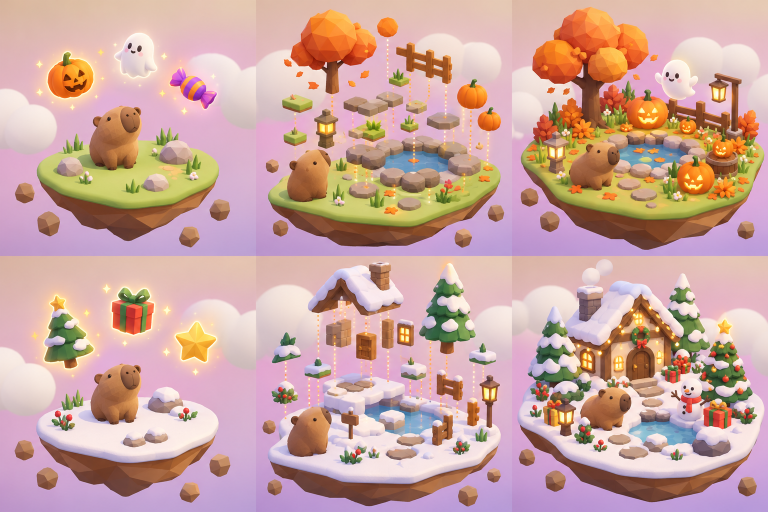
#> input picture art/fuzzy-lowpoly-create.png, 1536 x 1024 px, found by its file name (shown at 1/2 size)
$ python animate_fuzzy.py
#> lines starting #> are read from the running program, lines starting #| are printed output that depends on the picture
import sys, math
from pathlib import Path
sys.path.insert(0,'work/video-deps')
from PIL import Image,ImageDraw,ImageFont
import imageio_ffmpeg
W,H=1280,720;FPS=15;OUT='outputs/05-Fuzzy-Animated-Concept-Demo.mp4'
BG='#FFF6EC';INK='#4A3426';MUT='#8A6A55';ACC='#AE5948'
fontdir='/System/Library/Fonts/Supplemental/'
def font(s,b=False):return ImageFont.truetype(fontdir+('Arial Rounded Bold.ttf' if b else 'Arial.ttf'),s)
F={s:font(s) for s in [16,18,20,22,24,28,32]};B={s:font(s,True) for s in [18,20,24,32,42,50]}
sheets=[Image.open('outputs/fuzzy-lowpoly-create.png').convert('RGB'),Image.open('outputs/fuzzy-lowpoly-send.png').convert('RGB'),Image.open('outputs/fuzzy-lowpoly-keep.png').convert('RGB')]
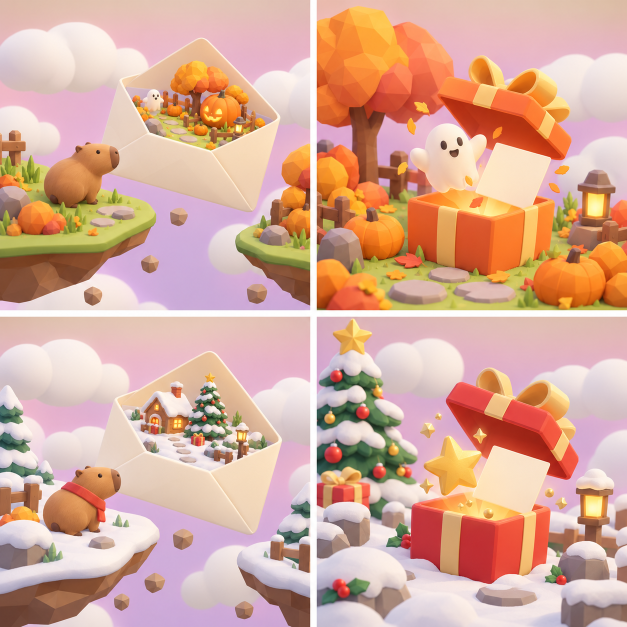
#> input picture art/fuzzy-lowpoly-send.png, 1254 x 1254 px, found by its file name (shown at 1/2 size)
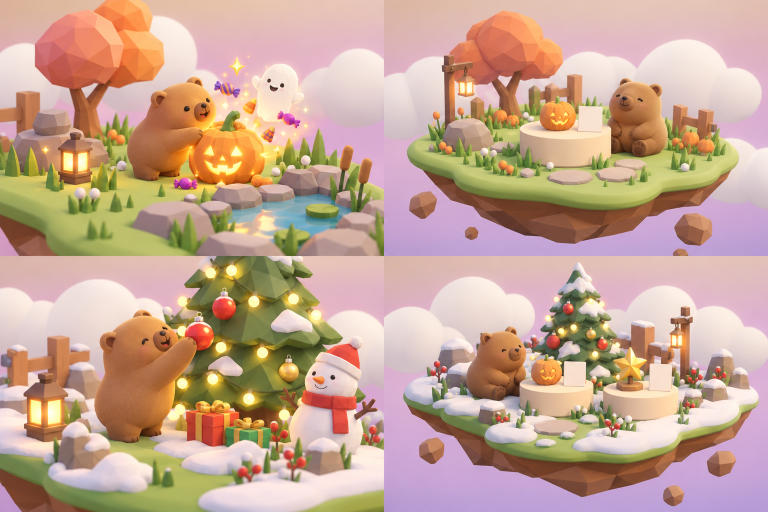
#> input picture art/fuzzy-lowpoly-keep.png, 1536 x 1024 px, found by its file name (shown at 1/2 size)
def panel(theme,step):
#> called with theme = 0, step = 0
 idx,col,cols=(0,step,3) if step<3 else ((1,step-3,2) if step<5 else (2,step-5,2))
 a=sheets[idx];cw=a.width/cols;ch=a.height/2
#> in panel, a is the input picture: PIL image 1536x1024 RGB; mean R, G, B 203.5, 165.8, 158.6
#> after `cw = a.width / cols`: cw = 512
#> after `ch = a.height / 2`: ch = 512
 return a.crop((round(col*cw+3),round(theme*ch+3),round((col+1)*cw-3),round((theme+1)*ch-3)))
arts={(t,s):panel(t,s) for t in range(2) for s in range(7)}
#> in panel, a is the input picture: PIL image 1254x1254 RGB; mean R, G, B 215.6, 171.5, 153.7
#> in panel, a is the input picture: PIL image 1536x1024 RGB; mean R, G, B 198.1, 165.7, 146.7
#> in panel (call 10), `idx,col,cols=(0,step,3) if step<3 else ((1,step-3,2) if step<5 else (2..`: col = 2
#> in panel (call 10), `return a.crop((round(col*cw+3),round(theme*ch+3),round((col+1)*cw-3),r..`:
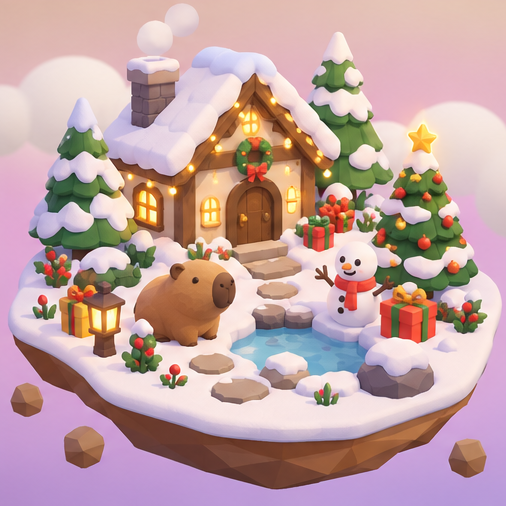
#> returned value: PIL image 506x506 RGB; mean R, G, B 194.2, 162.7, 161.7
#> in panel (call 11), `idx,col,cols=(0,step,3) if step<3 else ((1,step-3,2) if step<5 else (2..`: idx = 1; col = 0; cols = 2
#> in panel (call 11), `cw = a.width / cols`: cw = 627
#> in panel (call 11), `return a.crop((round(col*cw+3),round(theme*ch+3),round((col+1)*cw-3),r..`:
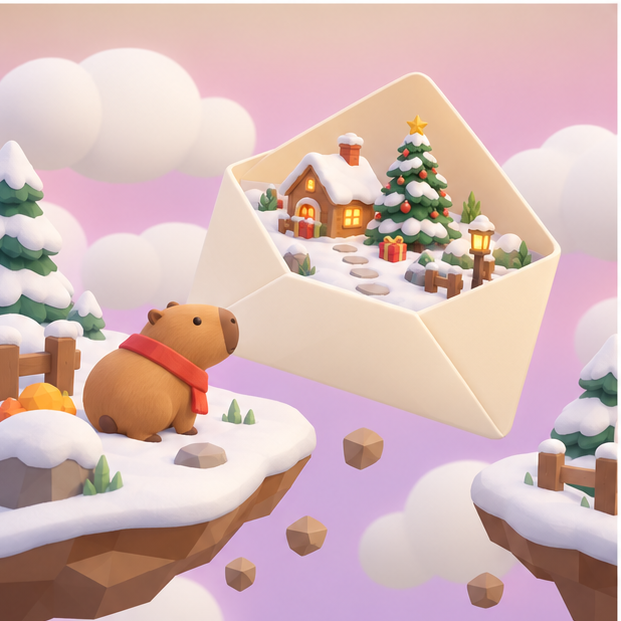
#> returned value: PIL image 621x621 RGB; mean R, G, B 212.9, 183.2, 180.3
#> in panel (call 12), `idx,col,cols=(0,step,3) if step<3 else ((1,step-3,2) if step<5 else (2..`: col = 1
#> in panel (call 12), `return a.crop((round(col*cw+3),round(theme*ch+3),round((col+1)*cw-3),r..`:
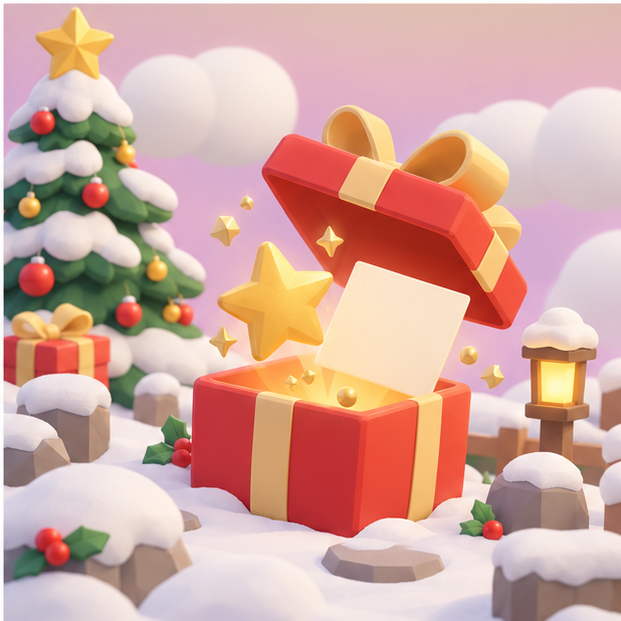
#> returned value: PIL image 621x621 RGB; mean R, G, B 210.9, 168.1, 157.9
#> in panel (call 13), `idx,col,cols=(0,step,3) if step<3 else ((1,step-3,2) if step<5 else (2..`: idx = 2; col = 0
#> in panel (call 13), `cw = a.width / cols`: cw = 768
#> in panel (call 13), `return a.crop((round(col*cw+3),round(theme*ch+3),round((col+1)*cw-3),r..`:
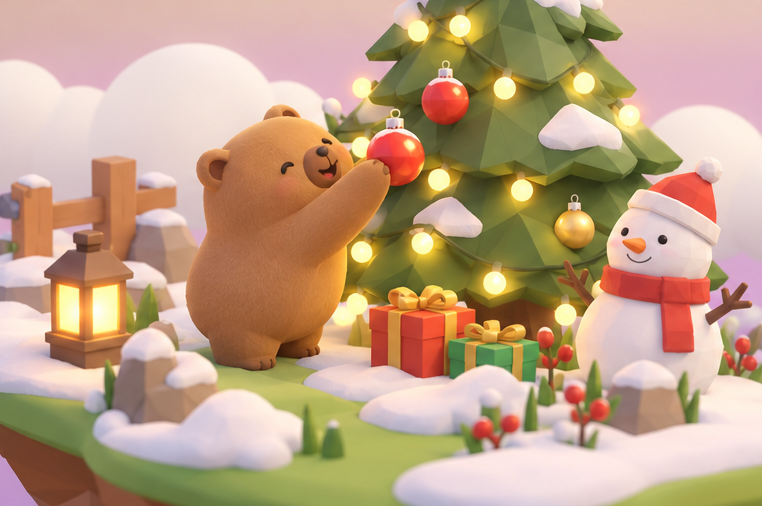
#> returned value: PIL image 762x506 RGB; mean R, G, B 191.7, 161.5, 133
#> in panel (call 14), `idx,col,cols=(0,step,3) if step<3 else ((1,step-3,2) if step<5 else (2..`: col = 1
#> in panel (call 14), `return a.crop((round(col*cw+3),round(theme*ch+3),round((col+1)*cw-3),r..`:
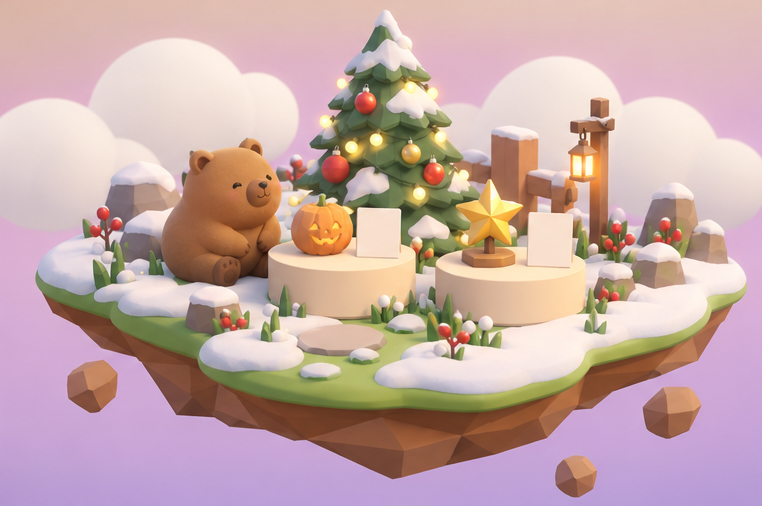
#> returned value: PIL image 762x506 RGB; mean R, G, B 198.4, 169.2, 166.2
#> arts = 14 items
def ease(x):x=max(0,min(1,x));return 1-(1-x)**3
def text(d,tx,xy,size=22,b=False,fill=INK):d.text(xy,tx,font=(B if b else F)[size],fill=fill)
def wrap(d,tx,x,y,width,size=24,b=False):
 f=(B if b else F)[size];line=''
 for word in tx.split():
  nl=(line+' '+word).strip()
  if d.textlength(nl,font=f)>width:
   d.text((x,y),line,font=f,fill=INK);y+=size*1.38;line=word
  else:line=nl
 if line:d.text((x,y),line,font=f,fill=INK)
def art(im,a,box,zoom=1):
 x,y,w,h=box;scale=min(w/a.width,h/a.height)*zoom
 r=a.resize((int(a.width*scale),int(a.height*scale)),Image.Resampling.LANCZOS)
 canvas=Image.new('RGB',(w,h),BG);canvas.paste(r,((w-r.width)//2,(h-r.height)//2));im.paste(canvas,(x,y))
def base(step,theme=None):
 im=Image.new('RGB',(W,H),BG);d=ImageDraw.Draw(im)
 text(d,'fuzzy',(46,28),32,True)
 d.rounded_rectangle((880,28,1234,64),18,fill='#F9DECF');text(d,'CONCEPT ANIMATION / SIMULATED',(897,38),16,fill=ACC)
 if theme is not None:text(d,['HALLOWEEN','CHRISTMAS'][theme],(48,112),18,True,ACC)
 text(d,step if step not in ['INTRO','END'] else '',(48,650),20,True)
 text(d,'Illustrative AI-world experience. Not a working app recording.',(48,687),16,fill=MUT)
 return im,d
prompts=['Make a cozy pumpkin garden for my best friend, with a friendly ghost hiding my note.','Make a snowy Christmas cottage for my sister, with a glowing tree and a gift to open.']
segments=[('intro',None,3)]
for t in range(2):segments += [('prompt',t,3),('generate',t,4),('send',t,3),('unwrap',t,4),('play',t,3)]
segments += [('keep',None,5),('end',None,3)]
#> (the run stopped early here; a loop or call above may not have finished)
